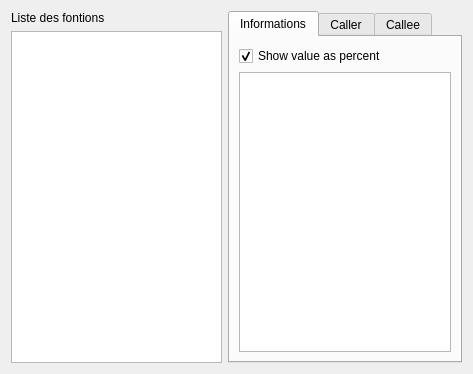
<?xml version="1.0" encoding="UTF-8"?>
<ui version="4.0">
 <class>valgrind::CallgrindView</class>
 <widget class="QWidget" name="valgrind::CallgrindView">
  <property name="geometry">
   <rect>
    <x>0</x>
    <y>0</y>
    <width>473</width>
    <height>374</height>
   </rect>
  </property>
  <property name="sizePolicy">
   <sizepolicy hsizetype="Maximum" vsizetype="Maximum">
    <horstretch>0</horstretch>
    <verstretch>0</verstretch>
   </sizepolicy>
  </property>
  <property name="windowTitle">
   <string>Callgrind view</string>
  </property>
  <property name="layoutDirection">
   <enum>Qt::LeftToRight</enum>
  </property>
  <layout class="QHBoxLayout" name="horizontalLayout_2">
   <item>
    <layout class="QVBoxLayout" name="FunctionListVLayout">
     <item>
      <widget class="QLabel" name="label">
       <property name="text">
        <string>Liste des fontions</string>
       </property>
      </widget>
     </item>
     <item>
      <widget class="QTreeView" name="FunctionsTreeView"/>
     </item>
    </layout>
   </item>
   <item>
    <layout class="QVBoxLayout" name="QTabVLayout">
     <item>
      <widget class="QTabWidget" name="tabWidget">
       <property name="currentIndex">
        <number>0</number>
       </property>
       <widget class="QWidget" name="Informations">
        <property name="sizePolicy">
         <sizepolicy hsizetype="Expanding" vsizetype="Expanding">
          <horstretch>0</horstretch>
          <verstretch>0</verstretch>
         </sizepolicy>
        </property>
        <attribute name="title">
         <string>Informations</string>
        </attribute>
        <layout class="QHBoxLayout" name="horizontalLayout">
         <item>
          <layout class="QVBoxLayout" name="verticalLayout">
           <item>
            <widget class="QCheckBox" name="percentInformationEnabled">
             <property name="text">
              <string>Show value as percent</string>
             </property>
             <property name="checked">
              <bool>true</bool>
             </property>
            </widget>
           </item>
           <item>
            <widget class="QTreeView" name="InformationsListView">
             <property name="editTriggers">
              <set>QAbstractItemView::NoEditTriggers</set>
             </property>
             <property name="headerHidden">
              <bool>true</bool>
             </property>
            </widget>
           </item>
          </layout>
         </item>
        </layout>
       </widget>
       <widget class="QWidget" name="Caller">
        <attribute name="title">
         <string>Caller</string>
        </attribute>
        <layout class="QHBoxLayout" name="horizontalLayout_3">
         <item>
          <widget class="QTreeView" name="CallerListView">
           <property name="editTriggers">
            <set>QAbstractItemView::NoEditTriggers</set>
           </property>
           <property name="sortingEnabled">
            <bool>true</bool>
           </property>
          </widget>
         </item>
        </layout>
       </widget>
       <widget class="QWidget" name="Callee">
        <attribute name="title">
         <string>Callee</string>
        </attribute>
        <layout class="QHBoxLayout" name="horizontalLayout_4">
         <item>
          <widget class="QTreeView" name="CalleeListView">
           <property name="editTriggers">
            <set>QAbstractItemView::NoEditTriggers</set>
           </property>
           <property name="sortingEnabled">
            <bool>true</bool>
           </property>
          </widget>
         </item>
        </layout>
       </widget>
      </widget>
     </item>
    </layout>
   </item>
  </layout>
 </widget>
 <resources/>
 <connections/>
</ui>
